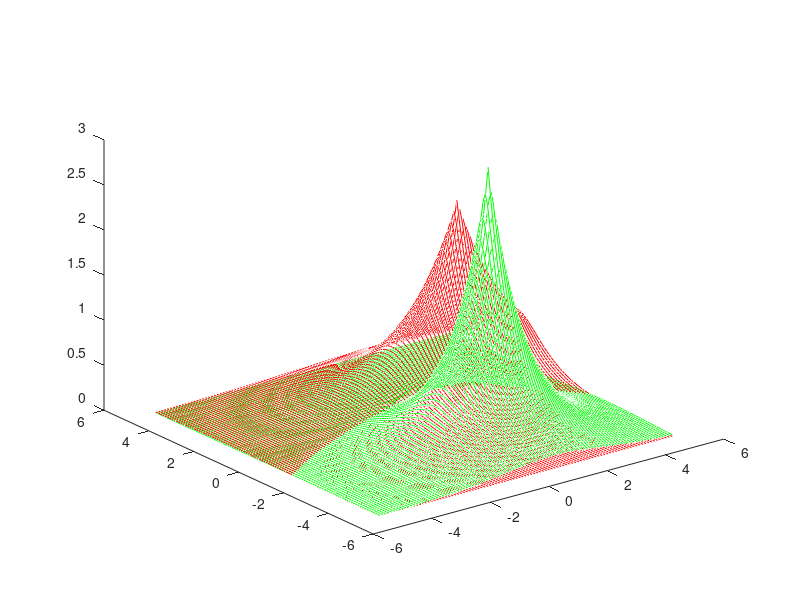
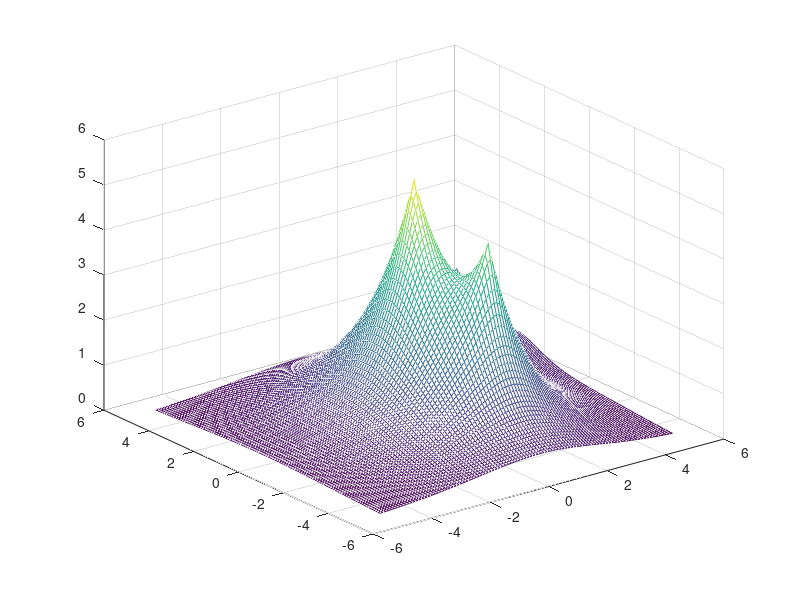

The MATLAB source for these figures, in order:
a=1;
b=-2;
c=3;
d=2;
[X,Y] = meshgrid([-5:0.1:5]);
[K,M] = meshgrid([-5:0.1:5]);
[H,U] = meshgrid([-5:0.1:5]);

Z = 3* exp(-((X-a).^2+(Y-b).^2).^0.5);
P = 2*exp(-(((K-c).^2)/3+((M-d).^2)/0.9).^0.5);
G = 5* exp(-(((H).^2)/2+((U).^2)/3).^0.5);
figure (1);
plot3 (X,Y,Z,'g', K,M,P,'r');
% figure (2);
% mesh(X,Y,Z);
% figure (3);
% mesh(K,M,P);
figure (4);
mesh(X,Y,Z+P+G);